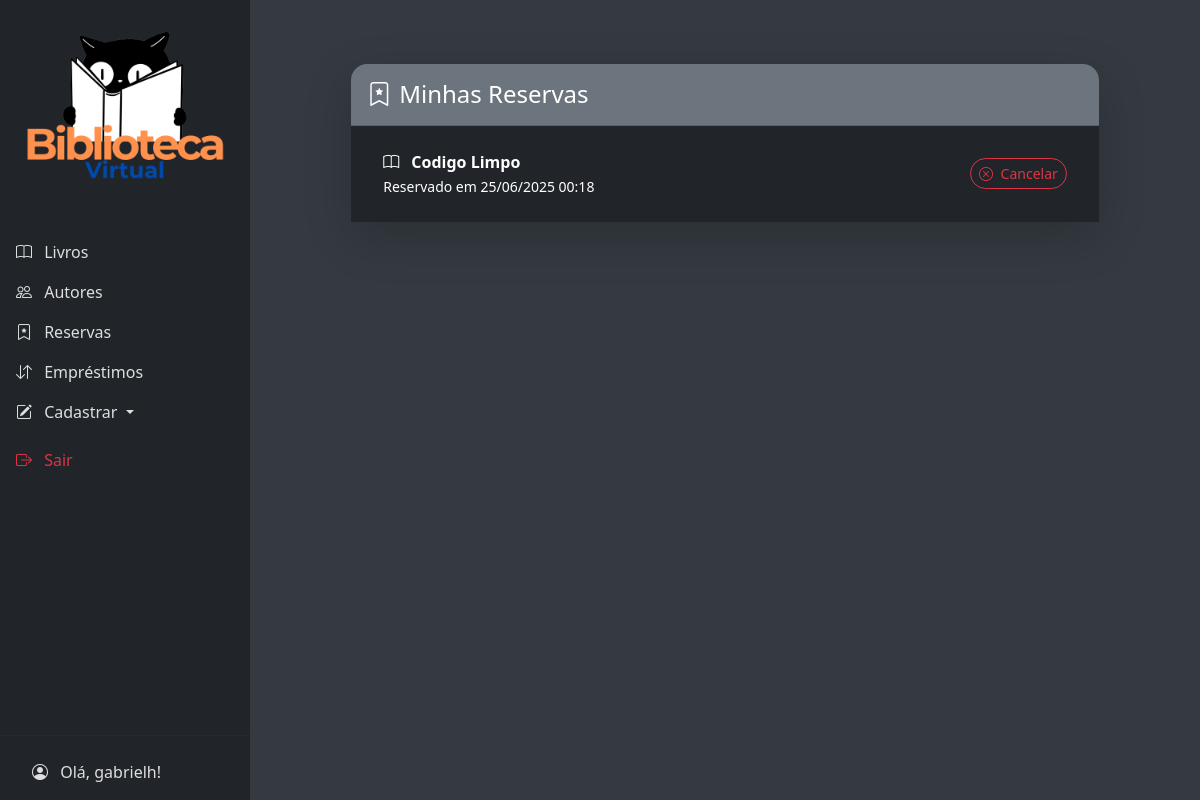
The app's page /reservas/ (signed in), older data.
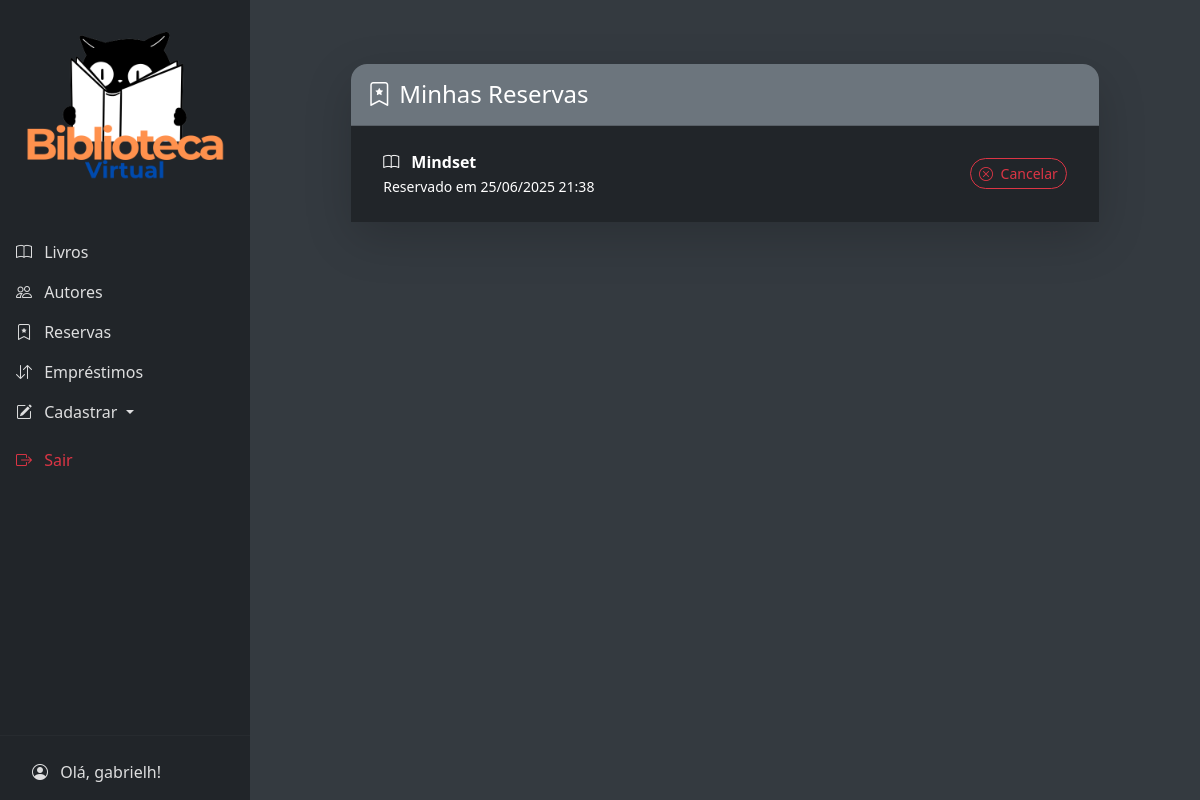
The same page, newer data.
### biblioteca/models.py (models this page shows, shortened)
class Reserva(models.Model):
    livro = models.ForeignKey(Livro, on_delete=models.CASCADE)
    usuario = models.ForeignKey(Usuario, on_delete=models.CASCADE)
    data_reserva = models.DateTimeField(auto_now_add=True)
    ativa = models.BooleanField(default=True)

class Livro(models.Model):
    GENEROS = [
        ('Ficção', 'Ficção'),
        ('Não Ficção', 'Não Ficção'),
        ('Infantil', 'Infantil'),
        ('Acadêmico', 'Acadêmico'),
    ]
    titulo = models.CharField(max_length=200, unique=True)
    genero = models.CharField(max_length=20, choices=GENEROS)
    quantidade = models.PositiveIntegerField(default=1)
    autores = models.ManyToManyField(Autor, related_name='livros')  # <-- aqui
    capa = models.ImageField(upload_to='capas/', blank=True, null=True)
    data_cadastro = models.DateTimeField(auto_now_add=True)

### biblioteca/views.py (the view)
# urls.py: path('reservas/', ReservaListView.as_view(), name='reserva-lista'),
class ReservaListView(LoginRequiredMixin, generic.ListView):
    model = Reserva
    template_name = 'reservas/lista.html'
    context_object_name = 'reservas'
    def get_queryset(self):
        return Reserva.objects.filter(usuario=self.request.user, ativa=True).select_related('livro')

### biblioteca/templates/reservas/lista.html (shortened to what this page needs)
{% extends 'base.html' %}
{% block content %}
<div class="container py-5">
    <div class="row justify-content-center mb-4">
        <div class="col-md-10">
            <div class="card bg-dark text-white shadow-lg border-0 rounded-4">
                <div class="card-header bg-secondary text-white rounded-top-4 py-3">
                    <h4 class="mb-0 d-flex align-items-center">
                        <i class="bi bi-bookmark-star me-2 fs-4"></i> Minhas Reservas
                    </h4>
                </div>
                <div class="card-body bg-dark">
                    {% if reservas %}
                        <ul class="list-group list-group-flush">
                            {% for reserva in reservas %}
                                <li class="list-group-item bg-dark text-white d-flex justify-content-between align-items-center border-secondary">
                                    <div>
                                        <i class="bi bi-book me-2"></i>
                                        <strong>{{ reserva.livro.titulo }}</strong><br>
                                        <small class="text-white">Reservado em {{ reserva.data_reserva|date:"d/m/Y H:i" }}</small>
                                    </div>
                                    <form method="post" action="{% url 'reserva-cancelar' reserva.pk %}">
                                        <button type="submit" class="btn btn-outline-danger btn-sm rounded-pill">
                                            <i class="bi bi-x-circle me-1"></i> Cancelar
                                        </button>
                                    </form>
                                </li>
                            {% endfor %}
                        </ul>
                    {% else %}
                        <div class="text-center text-muted py-3">
                            <i class="bi bi-info-circle me-2"></i> Nenhuma reserva ativa.
                        </div>
                    {% endif %}
                </div>
            </div>
        </div>
    </div>
</div>
{% endblock %}

Row changes from the older to the newer data that the page shows:
no longer on this page (row edited): Reserva: livro.titulo "Codigo Limpo", data_reserva "25/06/2025 00:18"
added Reserva: livro.titulo "Mindset", data_reserva "25/06/2025 21:38"
